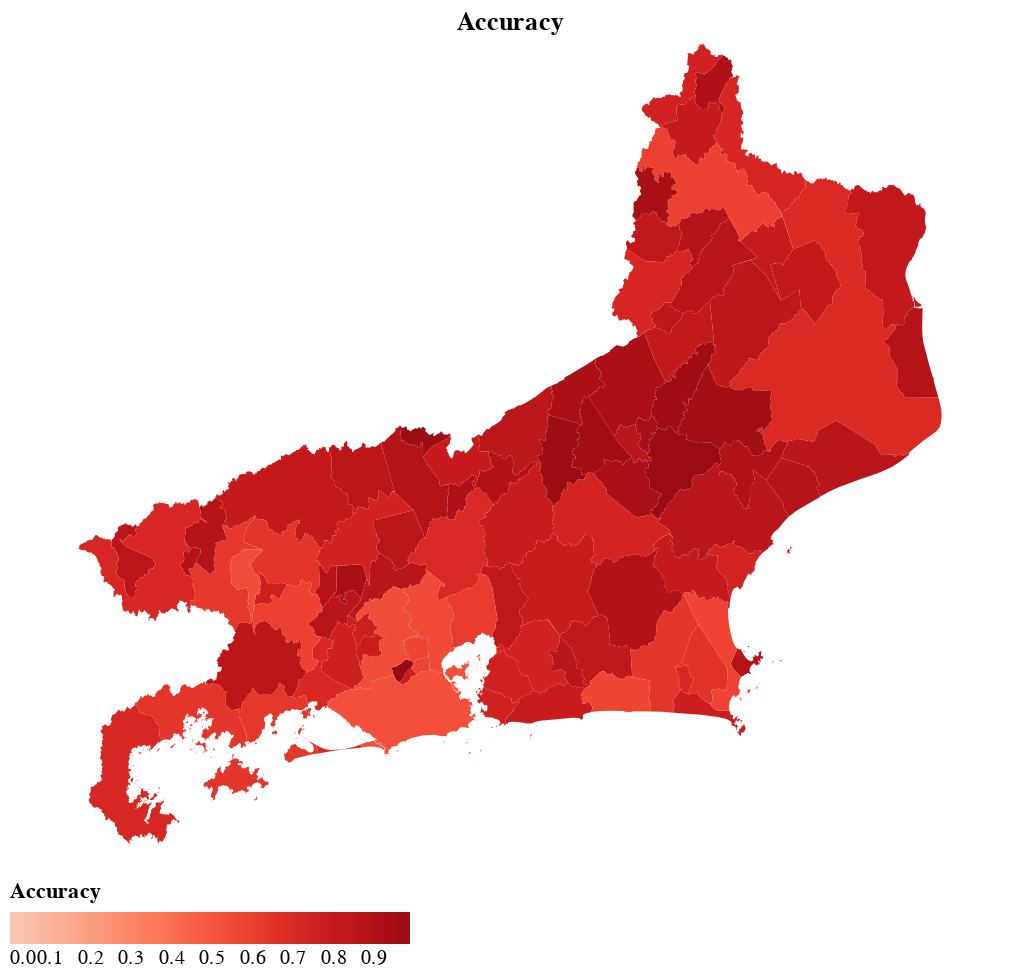

The cell this chart's notebook holds for it:
### Code cell
ACC = (
    alt.Chart(
        data=acertos,
        title='Accuracy',
        # padding={"left": 0, "top": 0, "right": 0, "bottom": 0},
    )
    .mark_geoshape()
    .encode(
        color=alt.Color(
            "accuracy:Q",
            sort="ascending",
            scale=alt.Scale(
                scheme="reds",
                domainMin=0,
            ),
            legend=alt.Legend(
                title="Accuracy",
                orient="bottom",
                tickCount=10,
            ),
        ),
        tooltip=["name_muni:N",  "accuracy:Q"],
    )  # .add_params(select_year)#.transform_filter(select_year)
    .properties(width=500, height=400)
)
ACC

### Figure 1 — Vega-Lite specification as saved in the notebook (floating-point values rounded to 4 significant figures; data arrays with more than 128 entries replaced by an {"elided": "..."} marker saying what was removed)
{"config": {"view": {"continuousWidth": 300, "continuousHeight": 300}}, "data": {"name": "data-63f2f8b774454189166a98bbeea2af08"}, "mark": {"type": "geoshape"}, "encoding": {"color": {"field": "accuracy", "legend": {"orient": "bottom", "tickCount": 10, "title": "Accuracy"}, "scale": {"domainMin": 0, "scheme": "reds"}, "sort": "ascending", "type": "quantitative"}, "tooltip": [{"field": "name_muni", "type": "nominal"}, {"field": "accuracy", "type": "quantitative"}]}, "height": 400, "title": "Accuracy", "width": 500, "$schema": "https://vega.github.io/schema/vega-lite/v5.15.1.json", "datasets": {"data-63f2f8b774454189166a98bbeea2af08": [{"receptivo": 255, "epi": 41, "residual": 20, "TP": 21, "FP": 234, "FN": 20, "TN": 433, "code_muni": 3300100, "name_muni": "Angra Dos Reis", "accuracy": 0.6412, "MCC": 0.07852, "type": "Feature", "geometry": {"type": "MultiPolygon", "coordinates": {"elided": "143 rows, 3292 float values in total"}}}, {"receptivo": 124, "epi": 18, "residual": 4, "TP": 14, "FP": 110, "FN": 4, "TN": 580, "code_muni": 3300159, "name_muni": "Aperibé", "accuracy": 0.839, "MCC": 0.2561, "type": "Feature", "geometry": {"type": "MultiPolygon", "coordinates": {"elided": "1x1x74x2 float values"}}}, {"receptivo": 271, "epi": 13, "residual": 0, "TP": 13, "FP": 258, "FN": 0, "TN": 437, "code_muni": 3300209, "name_muni": "Araruama", "accuracy": 0.6356, "MCC": 0.1737, "type": "Feature", "geometry": {"type": "MultiPolygon", "coordinates": {"elided": "1x1x122x2 float values"}}}, {"receptivo": 76, "epi": 28, "residual": 10, "TP": 18, "FP": 58, "FN": 10, "TN": 622, "code_muni": 3300225, "name_muni": "Areal", "accuracy": 0.904, "MCC": 0.351, "type": "Feature", "geometry": {"type": "MultiPolygon", "coordinates": {"elided": "1x1x95x2 float values"}}}, {"receptivo": 84, "epi": 32, "residual": 18, "TP": 14, "FP": 70, "FN": 18, "TN": 606, "code_muni": 3300233, "name_muni": "Armação Dos Búzios", "accuracy": 0.8757, "MCC": 0.2145, "type": "Feature", "geometry": {"type": "MultiPolygon", "coordinates": {"elided": "24 rows, 462 float values in total"}}}, {"receptivo": 180, "epi": 23, "residual": 2, "TP": 21, "FP": 159, "FN": 2, "TN": 526, "code_muni": 3300258, "name_muni": "Arraial Do Cabo", "accuracy": 0.7726, "MCC": 0.2772, "type": "Feature", "geometry": {"type": "MultiPolygon", "coordinates": {"elided": "6 rows, 322 float values in total"}}}, {"receptivo": 274, "epi": 26, "residual": 3, "TP": 23, "FP": 251, "FN": 3, "TN": 431, "code_muni": 3300308, "name_muni": "Barra Do Piraí", "accuracy": 0.6412, "MCC": 0.1995, "type": "Feature", "geometry": {"type": "MultiPolygon", "coordinates": {"elided": "1x1x251x2 float values"}}}, {"receptivo": 266, "epi": 6, "residual": 3, "TP": 3, "FP": 263, "FN": 3, "TN": 439, "code_muni": 3300407, "name_muni": "Barra Mansa", "accuracy": 0.6243, "MCC": 0.02373, "type": "Feature", "geometry": {"type": "MultiPolygon", "coordinates": {"elided": "1x1x314x2 float values"}}}, {"receptivo": 305, "epi": 0, "residual": 0, "TP": 0, "FP": 305, "FN": 0, "TN": 403, "code_muni": 3300456, "name_muni": "Belford Roxo", "accuracy": 0.5692, "MCC": null, "type": "Feature", "geometry": {"type": "MultiPolygon", "coordinates": [[[[-43.43, -22.73], [-43.43, -22.72], [-43.43, -22.72], [-43.43, -22.72], [-43.43, -22.7], [-43.42, -22.7], [-43.42, -22.7], [-43.41, -22.7], [-43.41, -22.69], [-43.4, -22.7], [-43.4, -22.69], [-43.39, -22.69], [-43.39, -22.69], [-43.39, -22.69], [-43.38, -22.69], [-43.38, -22.69], [-43.38, -22.69], [-43.38, -22.69], [-43.38, -22.69], [-43.38, -22.69], [-43.37, -22.69], [-43.37, -22.69], [-43.37, -22.69], [-43.35, -22.7], [-43.35, -22.7], [-43.34, -22.69], [-43.34, -22.7], [-43.33, -22.7], [-43.33, -22.7], [-43.33, -22.71], [-43.32, -22.71], [-43.33, -22.73], [-43.33, -22.76], [-43.39, -22.77], [-43.4, -22.78], [-43.42, -22.76], [-43.41, -22.76], [-43.42, -22.75], [-43.42, -22.75], [-43.43, -22.73]]]]}}, {"receptivo": 63, "epi": 7, "residual": 1, "TP": 6, "FP": 57, "FN": 1, "TN": 644, "code_muni": 3300506, "name_muni": "Bom Jardim", "accuracy": 0.9181, "MCC": 0.2696, "type": "Feature", "geometry": {"type": "MultiPolygon", "coordinates": {"elided": "1x1x134x2 float values"}}}, {"receptivo": 244, "epi": 66, "residual": 9, "TP": 57, "FP": 187, "FN": 9, "TN": 455, "code_muni": 3300605, "name_muni": "Bom Jesus Do Itabapoana", "accuracy": 0.7232, "MCC": 0.3502, "type": "Feature", "geometry": {"type": "MultiPolygon", "coordinates": {"elided": "1x1x360x2 float values"}}}, {"receptivo": 315, "epi": 28, "residual": 7, "TP": 21, "FP": 294, "FN": 7, "TN": 386, "code_muni": 3300704, "name_muni": "Cabo Frio", "accuracy": 0.5749, "MCC": 0.1246, "type": "Feature", "geometry": {"type": "MultiPolygon", "coordinates": {"elided": "13 rows, 482 float values in total"}}}, {"receptivo": 163, "epi": 11, "residual": 0, "TP": 11, "FP": 152, "FN": 0, "TN": 545, "code_muni": 3300803, "name_muni": "Cachoeiras De Macacu", "accuracy": 0.7853, "MCC": 0.2297, "type": "Feature", "geometry": {"type": "MultiPolygon", "coordinates": {"elided": "1x1x249x2 float values"}}}, {"receptivo": 105, "epi": 9, "residual": 0, "TP": 9, "FP": 96, "FN": 0, "TN": 603, "code_muni": 3300902, "name_muni": "Cambuci", "accuracy": 0.8644, "MCC": 0.2719, "type": "Feature", "geometry": {"type": "MultiPolygon", "coordinates": {"elided": "1x1x139x2 float values"}}}, {"receptivo": 93, "epi": 11, "residual": 6, "TP": 5, "FP": 88, "FN": 6, "TN": 609, "code_muni": 3300936, "name_muni": "Carapebus", "accuracy": 0.8672, "MCC": 0.1202, "type": "Feature", "geometry": {"type": "MultiPolygon", "coordinates": [[[[-41.75, -22.16], [-41.69, -22.11], [-41.59, -22.13], [-41.58, -22.14], [-41.57, -22.14], [-41.57, -22.15], [-41.57, -22.15], [-41.56, -22.15], [-41.55, -22.16], [-41.55, -22.17], [-41.55, -22.18], [-41.55, -22.18], [-41.55, -22.18], [-41.54, -22.19], [-41.54, -22.19], [-41.54, -22.19], [-41.54, -22.2], [-41.55, -22.2], [-41.55, -22.2], [-41.55, -22.22], [-41.55, -22.23], [-41.54, -22.23], [-41.54, -22.23], [-41.54, -22.23], [-41.54, -22.24], [-41.65, -22.28], [-41.69, -22.3], [-41.69, -22.29], [-41.69, -22.29], [-41.7, -22.28], [-41.7, -22.28], [-41.7, -22.28], [-41.7, -22.28], [-41.71, -22.28], [-41.71, -22.27], [-41.71, -22.27], [-41.71, -22.26], [-41.77, -22.18], [-41.75, -22.16]]]]}}, {"receptivo": 32, "epi": 11, "residual": 1, "TP": 10, "FP": 22, "FN": 1, "TN": 675, "code_muni": 3300951, "name_muni": "Comendador Levy Gasparian", "accuracy": 0.9675, "MCC": 0.5224, "type": "Feature", "geometry": {"type": "MultiPolygon", "coordinates": {"elided": "1x1x88x2 float values"}}}, {"receptivo": 216, "epi": 17, "residual": 7, "TP": 10, "FP": 206, "FN": 7, "TN": 485, "code_muni": 3301009, "name_muni": "Campos Dos Goytacazes", "accuracy": 0.6992, "MCC": 0.09646, "type": "Feature", "geometry": {"type": "MultiPolygon", "coordinates": {"elided": "2 rows, 1166 float values in total"}}}, {"receptivo": 84, "epi": 40, "residual": 8, "TP": 32, "FP": 52, "FN": 8, "TN": 616, "code_muni": 3301108, "name_muni": "Cantagalo", "accuracy": 0.9153, "MCC": 0.5156, "type": "Feature", "geometry": {"type": "MultiPolygon", "coordinates": {"elided": "1x1x197x2 float values"}}}, {"receptivo": 163, "epi": 27, "residual": 1, "TP": 26, "FP": 137, "FN": 1, "TN": 544, "code_muni": 3301157, "name_muni": "Cardoso Moreira", "accuracy": 0.8051, "MCC": 0.3466, "type": "Feature", "geometry": {"type": "MultiPolygon", "coordinates": {"elided": "1x1x102x2 float values"}}}, {"receptivo": 71, "epi": 31, "residual": 11, "TP": 20, "FP": 51, "FN": 11, "TN": 626, "code_muni": 3301207, "name_muni": "Carmo", "accuracy": 0.9124, "MCC": 0.3882, "type": "Feature", "geometry": {"type": "MultiPolygon", "coordinates": {"elided": "1x1x138x2 float values"}}}, {"receptivo": 157, "epi": 23, "residual": 4, "TP": 19, "FP": 138, "FN": 4, "TN": 547, "code_muni": 3301306, "name_muni": "Casimiro De Abreu", "accuracy": 0.7994, "MCC": 0.2666, "type": "Feature", "geometry": {"type": "MultiPolygon", "coordinates": {"elided": "2 rows, 596 float values in total"}}}, {"receptivo": 82, "epi": 8, "residual": 0, "TP": 8, "FP": 74, "FN": 0, "TN": 626, "code_muni": 3301405, "name_muni": "Conceição De Macabu", "accuracy": 0.8955, "MCC": 0.2954, "type": "Feature", "geometry": {"type": "MultiPolygon", "coordinates": {"elided": "1x1x159x2 float values"}}}, {"receptivo": 116, "epi": 40, "residual": 13, "TP": 27, "FP": 89, "FN": 13, "TN": 579, "code_muni": 3301504, "name_muni": "Cordeiro", "accuracy": 0.8559, "MCC": 0.3379, "type": "Feature", "geometry": {"type": "MultiPolygon", "coordinates": {"elided": "1x1x74x2 float values"}}}, {"receptivo": 41, "epi": 3, "residual": 0, "TP": 3, "FP": 38, "FN": 0, "TN": 667, "code_muni": 3301603, "name_muni": "Duas Barras", "accuracy": 0.9463, "MCC": 0.2631, "type": "Feature", "geometry": {"type": "MultiPolygon", "coordinates": {"elided": "1x1x144x2 float values"}}}, {"receptivo": 323, "epi": 5, "residual": 1, "TP": 4, "FP": 319, "FN": 1, "TN": 384, "code_muni": 3301702, "name_muni": "Duque De Caxias", "accuracy": 0.548, "MCC": 0.05821, "type": "Feature", "geometry": {"type": "MultiPolygon", "coordinates": {"elided": "1x1x174x2 float values"}}}, {"receptivo": 56, "epi": 8, "residual": 3, "TP": 5, "FP": 51, "FN": 3, "TN": 649, "code_muni": 3301801, "name_muni": "Engenheiro Paulo De Frontin", "accuracy": 0.9237, "MCC": 0.2162, "type": "Feature", "geometry": {"type": "MultiPolygon", "coordinates": {"elided": "1x1x79x2 float values"}}}, {"receptivo": 132, "epi": 8, "residual": 0, "TP": 8, "FP": 124, "FN": 0, "TN": 576, "code_muni": 3301850, "name_muni": "Guapimirim", "accuracy": 0.8249, "MCC": 0.2233, "type": "Feature", "geometry": {"type": "MultiPolygon", "coordinates": {"elided": "1x1x148x2 float values"}}}, {"receptivo": 216, "epi": 43, "residual": 16, "TP": 27, "FP": 189, "FN": 16, "TN": 476, "code_muni": 3301876, "name_muni": "Iguaba Grande", "accuracy": 0.7105, "MCC": 0.1783, "type": "Feature", "geometry": {"type": "MultiPolygon", "coordinates": [[[[-42.25, -22.8], [-42.25, -22.79], [-42.21, -22.79], [-42.21, -22.78], [-42.2, -22.78], [-42.2, -22.79], [-42.2, -22.8], [-42.2, -22.8], [-42.19, -22.8], [-42.2, -22.8], [-42.19, -22.81], [-42.19, -22.82], [-42.18, -22.83], [-42.21, -22.88], [-42.23, -22.87], [-42.24, -22.86], [-42.25, -22.85], [-42.24, -22.84], [-42.25, -22.8]]]]}}, {"receptivo": 169, "epi": 31, "residual": 21, "TP": 10, "FP": 159, "FN": 21, "TN": 518, "code_muni": 3301900, "name_muni": "Itaboraí", "accuracy": 0.7458, "MCC": 0.04211, "type": "Feature", "geometry": {"type": "MultiPolygon", "coordinates": {"elided": "2 rows, 348 float values in total"}}}, {"receptivo": 207, "epi": 0, "residual": 0, "TP": 0, "FP": 207, "FN": 0, "TN": 501, "code_muni": 3302007, "name_muni": "Itaguaí", "accuracy": 0.7076, "MCC": null, "type": "Feature", "geometry": {"type": "MultiPolygon", "coordinates": {"elided": "27 rows, 692 float values in total"}}}, {"receptivo": 175, "epi": 42, "residual": 8, "TP": 34, "FP": 141, "FN": 8, "TN": 525, "code_muni": 3302056, "name_muni": "Italva", "accuracy": 0.7895, "MCC": 0.3274, "type": "Feature", "geometry": {"type": "MultiPolygon", "coordinates": {"elided": "1x1x84x2 float values"}}}, {"receptivo": 155, "epi": 17, "residual": 0, "TP": 17, "FP": 138, "FN": 0, "TN": 553, "code_muni": 3302106, "name_muni": "Itaocara", "accuracy": 0.8051, "MCC": 0.2963, "type": "Feature", "geometry": {"type": "MultiPolygon", "coordinates": {"elided": "1x1x224x2 float values"}}}, {"receptivo": 319, "epi": 54, "residual": 13, "TP": 41, "FP": 278, "FN": 13, "TN": 376, "code_muni": 3302205, "name_muni": "Itaperuna", "accuracy": 0.589, "MCC": 0.1783, "type": "Feature", "geometry": {"type": "MultiPolygon", "coordinates": {"elided": "1x1x484x2 float values"}}}, {"receptivo": 106, "epi": 29, "residual": 17, "TP": 12, "FP": 94, "FN": 17, "TN": 585, "code_muni": 3302254, "name_muni": "Itatiaia", "accuracy": 0.8432, "MCC": 0.153, "type": "Feature", "geometry": {"type": "MultiPolygon", "coordinates": {"elided": "1x1x145x2 float values"}}}, {"receptivo": 165, "epi": 0, "residual": 0, "TP": 0, "FP": 165, "FN": 0, "TN": 543, "code_muni": 3302270, "name_muni": "Japeri", "accuracy": 0.7669, "MCC": null, "type": "Feature", "geometry": {"type": "MultiPolygon", "coordinates": {"elided": "1x1x65x2 float values"}}}, {"receptivo": 57, "epi": 13, "residual": 5, "TP": 8, "FP": 49, "FN": 5, "TN": 646, "code_muni": 3302304, "name_muni": "Laje Do Muriaé", "accuracy": 0.9237, "MCC": 0.2689, "type": "Feature", "geometry": {"type": "MultiPolygon", "coordinates": {"elided": "1x1x199x2 float values"}}}, {"receptivo": 96, "epi": 8, "residual": 7, "TP": 1, "FP": 95, "FN": 7, "TN": 605, "code_muni": 3302403, "name_muni": "Macaé", "accuracy": 0.8559, "MCC": -0.003308, "type": "Feature", "geometry": {"type": "MultiPolygon", "coordinates": {"elided": "11 rows, 754 float values in total"}}}, {"receptivo": 57, "epi": 60, "residual": 28, "TP": 32, "FP": 25, "FN": 28, "TN": 623, "code_muni": 3302452, "name_muni": "Macuco", "accuracy": 0.9251, "MCC": 0.5064, "type": "Feature", "geometry": {"type": "MultiPolygon", "coordinates": {"elided": "1x1x90x2 float values"}}}, {"receptivo": 281, "epi": 2, "residual": 0, "TP": 2, "FP": 279, "FN": 0, "TN": 427, "code_muni": 3302502, "name_muni": "Magé", "accuracy": 0.6059, "MCC": 0.06561, "type": "Feature", "geometry": {"type": "MultiPolygon", "coordinates": {"elided": "5 rows, 286 float values in total"}}}, {"receptivo": 271, "epi": 11, "residual": 0, "TP": 11, "FP": 260, "FN": 0, "TN": 437, "code_muni": 3302601, "name_muni": "Mangaratiba", "accuracy": 0.6328, "MCC": 0.1595, "type": "Feature", "geometry": {"type": "MultiPolygon", "coordinates": {"elided": "67 rows, 1246 float values in total"}}}, {"receptivo": 142, "epi": 11, "residual": 8, "TP": 3, "FP": 139, "FN": 8, "TN": 558, "code_muni": 3302700, "name_muni": "Maricá", "accuracy": 0.7924, "MCC": 0.02264, "type": "Feature", "geometry": {"type": "MultiPolygon", "coordinates": {"elided": "7 rows, 312 float values in total"}}}, {"receptivo": 69, "epi": 40, "residual": 32, "TP": 8, "FP": 61, "FN": 32, "TN": 607, "code_muni": 3302809, "name_muni": "Mendes", "accuracy": 0.8686, "MCC": 0.08461, "type": "Feature", "geometry": {"type": "MultiPolygon", "coordinates": {"elided": "1x1x82x2 float values"}}}, {"receptivo": 2, "epi": 6, "residual": 6, "TP": 0, "FP": 2, "FN": 6, "TN": 700, "code_muni": 3302858, "name_muni": "Mesquita", "accuracy": 0.9887, "MCC": -0.004921, "type": "Feature", "geometry": {"type": "MultiPolygon", "coordinates": [[[[-43.44, -22.77], [-43.43, -22.77], [-43.43, -22.77], [-43.42, -22.76], [-43.42, -22.77], [-43.41, -22.77], [-43.4, -22.78], [-43.41, -22.79], [-43.42, -22.8], [-43.43, -22.8], [-43.43, -22.8], [-43.44, -22.81], [-43.44, -22.82], [-43.44, -22.82], [-43.45, -22.83], [-43.45, -22.83], [-43.46, -22.83], [-43.47, -22.84], [-43.48, -22.83], [-43.49, -22.82], [-43.5, -22.81], [-43.49, -22.8], [-43.5, -22.8], [-43.5, -22.79], [-43.47, -22.79], [-43.47, -22.78], [-43.47, -22.78], [-43.46, -22.78], [-43.46, -22.78], [-43.46, -22.78], [-43.46, -22.78], [-43.45, -22.78], [-43.45, -22.77], [-43.44, -22.77]]]]}}, {"receptivo": 102, "epi": 1, "residual": 1, "TP": 0, "FP": 102, "FN": 1, "TN": 605, "code_muni": 3302908, "name_muni": "Miguel Pereira", "accuracy": 0.8545, "MCC": -0.01543, "type": "Feature", "geometry": {"type": "MultiPolygon", "coordinates": {"elided": "1x1x157x2 float values"}}}, {"receptivo": 138, "epi": 28, "residual": 6, "TP": 22, "FP": 116, "FN": 6, "TN": 564, "code_muni": 3303005, "name_muni": "Miracema", "accuracy": 0.8277, "MCC": 0.3026, "type": "Feature", "geometry": {"type": "MultiPolygon", "coordinates": {"elided": "1x1x113x2 float values"}}}, {"receptivo": 170, "epi": 71, "residual": 22, "TP": 49, "FP": 121, "FN": 22, "TN": 516, "code_muni": 3303104, "name_muni": "Natividade", "accuracy": 0.798, "MCC": 0.3517, "type": "Feature", "geometry": {"type": "MultiPolygon", "coordinates": {"elided": "1x1x206x2 float values"}}}, {"receptivo": 167, "epi": 10, "residual": 1, "TP": 9, "FP": 158, "FN": 1, "TN": 540, "code_muni": 3303203, "name_muni": "Nilópolis", "accuracy": 0.7754, "MCC": 0.1872, "type": "Feature", "geometry": {"type": "MultiPolygon", "coordinates": [[[[-43.43, -22.8], [-43.43, -22.8], [-43.42, -22.8], [-43.41, -22.79], [-43.39, -22.81], [-43.41, -22.82], [-43.41, -22.82], [-43.42, -22.82], [-43.42, -22.83], [-43.42, -22.83], [-43.43, -22.84], [-43.46, -22.85], [-43.47, -22.84], [-43.46, -22.83], [-43.45, -22.83], [-43.45, -22.83], [-43.44, -22.82], [-43.44, -22.82], [-43.44, -22.81], [-43.43, -22.8]]]]}}, {"receptivo": 168, "epi": 18, "residual": 13, "TP": 5, "FP": 163, "FN": 13, "TN": 527, "code_muni": 3303302, "name_muni": "Niterói", "accuracy": 0.7514, "MCC": 0.01537, "type": "Feature", "geometry": {"type": "MultiPolygon", "coordinates": {"elided": "14 rows, 480 float values in total"}}}, {"receptivo": 191, "epi": 21, "residual": 9, "TP": 12, "FP": 179, "FN": 9, "TN": 508, "code_muni": 3303401, "name_muni": "Nova Friburgo", "accuracy": 0.7345, "MCC": 0.1188, "type": "Feature", "geometry": {"type": "MultiPolygon", "coordinates": {"elided": "1x1x299x2 float values"}}}, {"receptivo": 330, "epi": 0, "residual": 0, "TP": 0, "FP": 330, "FN": 0, "TN": 378, "code_muni": 3303500, "name_muni": "Nova Iguaçu", "accuracy": 0.5339, "MCC": null, "type": "Feature", "geometry": {"type": "MultiPolygon", "coordinates": {"elided": "1x1x235x2 float values"}}}, {"receptivo": 93, "epi": 17, "residual": 14, "TP": 3, "FP": 90, "FN": 14, "TN": 601, "code_muni": 3303609, "name_muni": "Paracambi", "accuracy": 0.8531, "MCC": 0.02095, "type": "Feature", "geometry": {"type": "MultiPolygon", "coordinates": {"elided": "1x1x151x2 float values"}}}, {"receptivo": 94, "epi": 14, "residual": 2, "TP": 12, "FP": 82, "FN": 2, "TN": 612, "code_muni": 3303708, "name_muni": "Paraíba Do Sul", "accuracy": 0.8814, "MCC": 0.3032, "type": "Feature", "geometry": {"type": "MultiPolygon", "coordinates": {"elided": "1x1x113x2 float values"}}}, {"receptivo": 204, "epi": 48, "residual": 23, "TP": 25, "FP": 179, "FN": 23, "TN": 481, "code_muni": 3303807, "name_muni": "Paraty", "accuracy": 0.7147, "MCC": 0.1386, "type": "Feature", "geometry": {"type": "MultiPolygon", "coordinates": {"elided": "72 rows, 2120 float values in total"}}}, {"receptivo": 117, "epi": 11, "residual": 0, "TP": 11, "FP": 106, "FN": 0, "TN": 591, "code_muni": 3303856, "name_muni": "Paty Do Alferes", "accuracy": 0.8503, "MCC": 0.2823, "type": "Feature", "geometry": {"type": "MultiPolygon", "coordinates": {"elided": "1x1x87x2 float values"}}}, {"receptivo": 210, "epi": 0, "residual": 0, "TP": 0, "FP": 210, "FN": 0, "TN": 498, "code_muni": 3303906, "name_muni": "Petrópolis", "accuracy": 0.7034, "MCC": null, "type": "Feature", "geometry": {"type": "MultiPolygon", "coordinates": {"elided": "1x1x274x2 float values"}}}, {"receptivo": 179, "epi": 27, "residual": 10, "TP": 17, "FP": 162, "FN": 10, "TN": 519, "code_muni": 3303955, "name_muni": "Pinheiral", "accuracy": 0.7571, "MCC": 0.1726, "type": "Feature", "geometry": {"type": "MultiPolygon", "coordinates": [[[[-44.03, -22.51], [-44.03, -22.51], [-44.03, -22.5], [-44.03, -22.5], [-44.03, -22.5], [-44.03, -22.49], [-44.03, -22.49], [-44.02, -22.48], [-44.01, -22.5], [-44.0, -22.51], [-44.0, -22.51], [-43.99, -22.52], [-43.98, -22.51], [-43.98, -22.52], [-43.96, -22.52], [-43.96, -22.52], [-43.95, -22.52], [-43.95, -22.52], [-43.94, -22.52], [-43.91, -22.52], [-43.95, -22.57], [-43.98, -22.55], [-43.99, -22.56], [-43.99, -22.56], [-43.99, -22.56], [-43.99, -22.57], [-43.98, -22.57], [-43.98, -22.58], [-43.98, -22.58], [-44.0, -22.58], [-44.01, -22.59], [-44.02, -22.58], [-44.04, -22.58], [-44.06, -22.59], [-44.07, -22.59], [-44.05, -22.55], [-44.05, -22.55], [-44.05, -22.55], [-44.04, -22.55], [-44.04, -22.55], [-44.04, -22.55], [-44.04, -22.54], [-44.03, -22.54], [-44.04, -22.53], [-44.03, -22.53], [-44.03, -22.53], [-44.03, -22.53], [-44.03, -22.52], [-44.03, -22.52], [-44.03, -22.51], [-44.03, -22.51]]]]}}, {"receptivo": 309, "epi": 35, "residual": 9, "TP": 26, "FP": 283, "FN": 9, "TN": 390, "code_muni": 3304003, "name_muni": "Piraí", "accuracy": 0.5876, "MCC": 0.1409, "type": "Feature", "geometry": {"type": "MultiPolygon", "coordinates": {"elided": "1x1x264x2 float values"}}}, {"receptivo": 224, "epi": 52, "residual": 4, "TP": 48, "FP": 176, "FN": 4, "TN": 480, "code_muni": 3304102, "name_muni": "Porciúncula", "accuracy": 0.7458, "MCC": 0.3673, "type": "Feature", "geometry": {"type": "MultiPolygon", "coordinates": {"elided": "1x1x224x2 float values"}}}, {"receptivo": 68, "epi": 18, "residual": 16, "TP": 2, "FP": 66, "FN": 16, "TN": 624, "code_muni": 3304110, "name_muni": "Porto Real", "accuracy": 0.8842, "MCC": 0.008258, "type": "Feature", "geometry": {"type": "MultiPolygon", "coordinates": [[[[-44.34, -22.41], [-44.33, -22.42], [-44.32, -22.41], [-44.31, -22.4], [-44.31, -22.4], [-44.29, -22.4], [-44.28, -22.4], [-44.27, -22.41], [-44.28, -22.42], [-44.29, -22.43], [-44.3, -22.44], [-44.3, -22.45], [-44.31, -22.45], [-44.31, -22.45], [-44.31, -22.46], [-44.32, -22.47], [-44.32, -22.47], [-44.32, -22.47], [-44.33, -22.47], [-44.33, -22.47], [-44.34, -22.47], [-44.33, -22.47], [-44.33, -22.48], [-44.33, -22.48], [-44.33, -22.49], [-44.33, -22.49], [-44.33, -22.49], [-44.34, -22.49], [-44.34, -22.49], [-44.35, -22.49], [-44.36, -22.48], [-44.36, -22.48], [-44.36, -22.48], [-44.36, -22.48], [-44.36, -22.47], [-44.36, -22.47], [-44.36, -22.47], [-44.37, -22.47], [-44.37, -22.47], [-44.37, -22.46], [-44.37, -22.46], [-44.37, -22.45], [-44.36, -22.45], [-44.35, -22.44], [-44.35, -22.43], [-44.35, -22.43], [-44.35, -22.41], [-44.34, -22.41]]]]}}, {"receptivo": 71, "epi": 18, "residual": 15, "TP": 3, "FP": 68, "FN": 15, "TN": 622, "code_muni": 3304128, "name_muni": "Quatis", "accuracy": 0.8828, "MCC": 0.0357, "type": "Feature", "geometry": {"type": "MultiPolygon", "coordinates": {"elided": "1x1x233x2 float values"}}}, {"receptivo": 157, "epi": 0, "residual": 0, "TP": 0, "FP": 157, "FN": 0, "TN": 551, "code_muni": 3304144, "name_muni": "Queimados", "accuracy": 0.7782, "MCC": null, "type": "Feature", "geometry": {"type": "MultiPolygon", "coordinates": {"elided": "1x1x65x2 float values"}}}, {"receptivo": 114, "epi": 23, "residual": 6, "TP": 17, "FP": 97, "FN": 6, "TN": 588, "code_muni": 3304151, "name_muni": "Quissamã", "accuracy": 0.8545, "MCC": 0.2882, "type": "Feature", "geometry": {"type": "MultiPolygon", "coordinates": {"elided": "1x1x105x2 float values"}}}, {"receptivo": 182, "epi": 47, "residual": 32, "TP": 15, "FP": 167, "FN": 32, "TN": 494, "code_muni": 3304201, "name_muni": "Resende", "accuracy": 0.7189, "MCC": 0.03788, "type": "Feature", "geometry": {"type": "MultiPolygon", "coordinates": {"elided": "1x1x533x2 float values"}}}, {"receptivo": 127, "epi": 18, "residual": 9, "TP": 9, "FP": 118, "FN": 9, "TN": 572, "code_muni": 3304300, "name_muni": "Rio Bonito", "accuracy": 0.8206, "MCC": 0.135, "type": "Feature", "geometry": {"type": "MultiPolygon", "coordinates": {"elided": "1x1x167x2 float values"}}}, {"receptivo": 105, "epi": 6, "residual": 5, "TP": 1, "FP": 104, "FN": 5, "TN": 598, "code_muni": 3304409, "name_muni": "Rio Claro", "accuracy": 0.846, "MCC": 0.004776, "type": "Feature", "geometry": {"type": "MultiPolygon", "coordinates": {"elided": "1x1x320x2 float values"}}}, {"receptivo": 112, "epi": 15, "residual": 6, "TP": 9, "FP": 103, "FN": 6, "TN": 590, "code_muni": 3304508, "name_muni": "Rio Das Flores", "accuracy": 0.846, "MCC": 0.1781, "type": "Feature", "geometry": {"type": "MultiPolygon", "coordinates": {"elided": "1x1x177x2 float values"}}}, {"receptivo": 189, "epi": 23, "residual": 10, "TP": 13, "FP": 176, "FN": 10, "TN": 509, "code_muni": 3304524, "name_muni": "Rio Das Ostras", "accuracy": 0.7373, "MCC": 0.1236, "type": "Feature", "geometry": {"type": "MultiPolygon", "coordinates": {"elided": "42 rows, 672 float values in total"}}}, {"receptivo": 340, "epi": 14, "residual": 5, "TP": 9, "FP": 331, "FN": 5, "TN": 363, "code_muni": 3304557, "name_muni": "Rio De Janeiro", "accuracy": 0.5254, "MCC": 0.04623, "type": "Feature", "geometry": {"type": "MultiPolygon", "coordinates": {"elided": "133 rows, 2270 float values in total"}}}, {"receptivo": 45, "epi": 4, "residual": 0, "TP": 4, "FP": 41, "FN": 0, "TN": 663, "code_muni": 3304607, "name_muni": "Santa Maria Madalena", "accuracy": 0.9421, "MCC": 0.2893, "type": "Feature", "geometry": {"type": "MultiPolygon", "coordinates": {"elided": "1x1x298x2 float values"}}}, {"receptivo": 223, "epi": 39, "residual": 6, "TP": 33, "FP": 190, "FN": 6, "TN": 479, "code_muni": 3304706, "name_muni": "Santo Antônio De Pádua", "accuracy": 0.7232, "MCC": 0.2761, "type": "Feature", "geometry": {"type": "MultiPolygon", "coordinates": {"elided": "1x1x234x2 float values"}}}, {"receptivo": 124, "epi": 28, "residual": 20, "TP": 8, "FP": 116, "FN": 20, "TN": 564, "code_muni": 3304755, "name_muni": "São Francisco De Itabapoana", "accuracy": 0.8079, "MCC": 0.05903, "type": "Feature", "geometry": {"type": "MultiPolygon", "coordinates": {"elided": "6 rows, 678 float values in total"}}}, {"receptivo": 121, "epi": 17, "residual": 6, "TP": 11, "FP": 110, "FN": 6, "TN": 581, "code_muni": 3304805, "name_muni": "São Fidélis", "accuracy": 0.8362, "MCC": 0.1984, "type": "Feature", "geometry": {"type": "MultiPolygon", "coordinates": {"elided": "1x1x200x2 float values"}}}, {"receptivo": 172, "epi": 8, "residual": 6, "TP": 2, "FP": 170, "FN": 6, "TN": 530, "code_muni": 3304904, "name_muni": "São Gonçalo", "accuracy": 0.7514, "MCC": 0.00176, "type": "Feature", "geometry": {"type": "MultiPolygon", "coordinates": {"elided": "9 rows, 314 float values in total"}}}, {"receptivo": 84, "epi": 0, "residual": 0, "TP": 0, "FP": 84, "FN": 0, "TN": 624, "code_muni": 3305000, "name_muni": "São João Da Barra", "accuracy": 0.8814, "MCC": null, "type": "Feature", "geometry": {"type": "MultiPolygon", "coordinates": {"elided": "7 rows, 172 float values in total"}}}, {"receptivo": 304, "epi": 0, "residual": 0, "TP": 0, "FP": 304, "FN": 0, "TN": 404, "code_muni": 3305109, "name_muni": "São João De Meriti", "accuracy": 0.5706, "MCC": null, "type": "Feature", "geometry": {"type": "MultiPolygon", "coordinates": [[[[-43.4, -22.78], [-43.39, -22.77], [-43.33, -22.76], [-43.33, -22.79], [-43.33, -22.8], [-43.35, -22.8], [-43.35, -22.8], [-43.36, -22.8], [-43.36, -22.8], [-43.37, -22.8], [-43.37, -22.81], [-43.38, -22.81], [-43.38, -22.81], [-43.38, -22.81], [-43.38, -22.81], [-43.39, -22.81], [-43.39, -22.81], [-43.41, -22.79], [-43.4, -22.78]]]]}}, {"receptivo": 107, "epi": 24, "residual": 4, "TP": 20, "FP": 87, "FN": 4, "TN": 597, "code_muni": 3305133, "name_muni": "São José De Ubá", "accuracy": 0.8715, "MCC": 0.3568, "type": "Feature", "geometry": {"type": "MultiPolygon", "coordinates": {"elided": "1x1x140x2 float values"}}}, {"receptivo": 80, "epi": 17, "residual": 9, "TP": 8, "FP": 72, "FN": 9, "TN": 619, "code_muni": 3305158, "name_muni": "São José Do Vale Do Rio Preto", "accuracy": 0.8856, "MCC": 0.1772, "type": "Feature", "geometry": {"type": "MultiPolygon", "coordinates": {"elided": "1x1x154x2 float values"}}}, {"receptivo": 254, "epi": 9, "residual": 0, "TP": 9, "FP": 245, "FN": 0, "TN": 454, "code_muni": 3305208, "name_muni": "São Pedro Da Aldeia", "accuracy": 0.654, "MCC": 0.1517, "type": "Feature", "geometry": {"type": "MultiPolygon", "coordinates": [[[[-42.19, -22.82], [-42.19, -22.81], [-42.2, -22.8], [-42.19, -22.8], [-42.2, -22.8], [-42.2, -22.8], [-42.2, -22.79], [-42.2, -22.78], [-42.21, -22.78], [-42.21, -22.79], [-42.25, -22.79], [-42.22, -22.77], [-42.17, -22.68], [-42.15, -22.67], [-42.14, -22.66], [-42.14, -22.66], [-42.13, -22.65], [-42.02, -22.8], [-42.04, -22.86], [-42.04, -22.86], [-42.04, -22.87], [-42.05, -22.87], [-42.05, -22.86], [-42.06, -22.87], [-42.06, -22.87], [-42.07, -22.86], [-42.08, -22.87], [-42.1, -22.86], [-42.11, -22.87], [-42.1, -22.88], [-42.1, -22.89], [-42.11, -22.9], [-42.11, -22.91], [-42.12, -22.91], [-42.12, -22.91], [-42.15, -22.89], [-42.16, -22.88], [-42.17, -22.87], [-42.18, -22.88], [-42.19, -22.87], [-42.2, -22.88], [-42.21, -22.88], [-42.21, -22.88], [-42.18, -22.83], [-42.19, -22.82]]]]}}, {"receptivo": 43, "epi": 12, "residual": 0, "TP": 12, "FP": 31, "FN": 0, "TN": 665, "code_muni": 3305307, "name_muni": "São Sebastião Do Alto", "accuracy": 0.9562, "MCC": 0.5164, "type": "Feature", "geometry": {"type": "MultiPolygon", "coordinates": {"elided": "1x1x380x2 float values"}}}, {"receptivo": 132, "epi": 31, "residual": 3, "TP": 28, "FP": 104, "FN": 3, "TN": 573, "code_muni": 3305406, "name_muni": "Sapucaia", "accuracy": 0.8489, "MCC": 0.3938, "type": "Feature", "geometry": {"type": "MultiPolygon", "coordinates": {"elided": "1x1x174x2 float values"}}}, {"receptivo": 328, "epi": 29, "residual": 4, "TP": 25, "FP": 303, "FN": 4, "TN": 376, "code_muni": 3305505, "name_muni": "Saquarema", "accuracy": 0.5664, "MCC": 0.1653, "type": "Feature", "geometry": {"type": "MultiPolygon", "coordinates": {"elided": "7 rows, 228 float values in total"}}}, {"receptivo": 177, "epi": 4, "residual": 0, "TP": 4, "FP": 173, "FN": 0, "TN": 531, "code_muni": 3305554, "name_muni": "Seropédica", "accuracy": 0.7556, "MCC": 0.1306, "type": "Feature", "geometry": {"type": "MultiPolygon", "coordinates": {"elided": "1x1x97x2 float values"}}}, {"receptivo": 95, "epi": 25, "residual": 4, "TP": 21, "FP": 74, "FN": 4, "TN": 609, "code_muni": 3305604, "name_muni": "Silva Jardim", "accuracy": 0.8898, "MCC": 0.3962, "type": "Feature", "geometry": {"type": "MultiPolygon", "coordinates": {"elided": "1x1x245x2 float values"}}}, {"receptivo": 34, "epi": 11, "residual": 2, "TP": 9, "FP": 25, "FN": 2, "TN": 672, "code_muni": 3305703, "name_muni": "Sumidouro", "accuracy": 0.9619, "MCC": 0.4525, "type": "Feature", "geometry": {"type": "MultiPolygon", "coordinates": {"elided": "1x1x212x2 float values"}}}, {"receptivo": 101, "epi": 29, "residual": 16, "TP": 13, "FP": 88, "FN": 16, "TN": 591, "code_muni": 3305752, "name_muni": "Tanguá", "accuracy": 0.8531, "MCC": 0.1806, "type": "Feature", "geometry": {"type": "MultiPolygon", "coordinates": {"elided": "1x1x141x2 float values"}}}, {"receptivo": 153, "epi": 0, "residual": 0, "TP": 0, "FP": 153, "FN": 0, "TN": 555, "code_muni": 3305802, "name_muni": "Teresópolis", "accuracy": 0.7839, "MCC": null, "type": "Feature", "geometry": {"type": "MultiPolygon", "coordinates": {"elided": "1x1x255x2 float values"}}}, {"receptivo": 21, "epi": 0, "residual": 0, "TP": 0, "FP": 21, "FN": 0, "TN": 687, "code_muni": 3305901, "name_muni": "Trajano De Moraes", "accuracy": 0.9703, "MCC": null, "type": "Feature", "geometry": {"type": "MultiPolygon", "coordinates": {"elided": "1x1x218x2 float values"}}}, {"receptivo": 153, "epi": 9, "residual": 0, "TP": 9, "FP": 144, "FN": 0, "TN": 555, "code_muni": 3306008, "name_muni": "Três Rios", "accuracy": 0.7966, "MCC": 0.2161, "type": "Feature", "geometry": {"type": "MultiPolygon", "coordinates": {"elided": "1x1x123x2 float values"}}}, {"receptivo": 107, "epi": 47, "residual": 40, "TP": 7, "FP": 100, "FN": 40, "TN": 561, "code_muni": 3306107, "name_muni": "Valença", "accuracy": 0.8023, "MCC": -0.001633, "type": "Feature", "geometry": {"type": "MultiPolygon", "coordinates": {"elided": "1x1x484x2 float values"}}}, {"receptivo": 90, "epi": 26, "residual": 4, "TP": 22, "FP": 68, "FN": 4, "TN": 614, "code_muni": 3306156, "name_muni": "Varre-Sai", "accuracy": 0.8983, "MCC": 0.4215, "type": "Feature", "geometry": {"type": "MultiPolygon", "coordinates": {"elided": "1x1x156x2 float values"}}}, {"receptivo": 198, "epi": 35, "residual": 9, "TP": 26, "FP": 172, "FN": 9, "TN": 501, "code_muni": 3306206, "name_muni": "Vassouras", "accuracy": 0.7444, "MCC": 0.2353, "type": "Feature", "geometry": {"type": "MultiPolygon", "coordinates": {"elided": "1x1x171x2 float values"}}}, {"receptivo": 344, "epi": 38, "residual": 11, "TP": 27, "FP": 317, "FN": 11, "TN": 353, "code_muni": 3306305, "name_muni": "Volta Redonda", "accuracy": 0.5367, "MCC": 0.107, "type": "Feature", "geometry": {"type": "MultiPolygon", "coordinates": {"elided": "1x1x109x2 float values"}}}]}}
